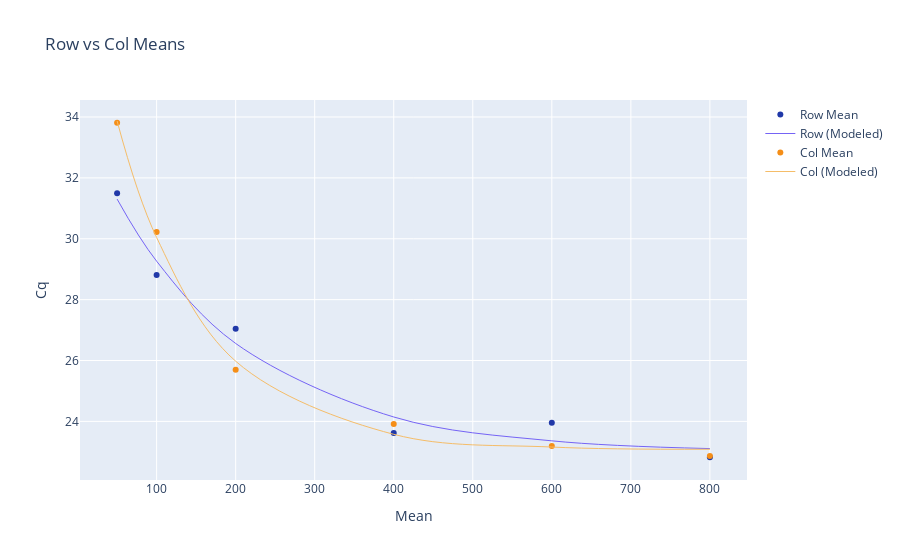

Source (notebook cell):
### Code cell
# solve for one phase decay with scipy
# f_r_conc = [100, 200, 400, 600, 800] # F-R primer concentrations
# cq_actual = [37.32, 25.21, 21.27, 20.225, 18.81] # Cq values
row_conc = row_mean['R_primer'].tolist() # both F_primer and R_primer are the same
row_cq_mean = row_mean['Ct'].tolist()
col_conc = col_mean['F_primer'].tolist() # both F_primer and R_primer are the same
col_cq_mean = col_mean['Ct'].tolist()

# initialGuesses = [y0, Plateau, K] 
# Y0 is the Y value when X (Conc) is zero. It is expressed in the same units as Y,
# Plateau is the Y value at infinite conc, expressed in the same units as Y.
# K is the rate constant, expressed in reciprocal of the X axis conc units. If X is in nM, then K is expressed in inverse nM.
# initialGuesses = [73.29, 19.8, 0.01120] # GraphPad values
initialGuesses = [100, 15, 0.01]


# def onePhaseDecay(X, y0, Plateau, K):
    # return (y0-Plateau)*np.exp(-K*X)+Plateau

# from scipy.optimize import curve_fit
ropt,rcov = curve_fit(onePhaseDecay, row_conc, row_cq_mean, initialGuesses)
copt,ccov = curve_fit(onePhaseDecay, col_conc, col_cq_mean, initialGuesses)
# print(popt)
# popt in the form: [y0, Plateau, K]
# print(pcov)

row_cq_pred = np.empty(len(row_conc)) #empty list to receive data
for i in range(len(row_conc)): #loop through concentrations to make cq prediction
    # cq_pred[i]=onePhaseDecay(f_r_conc[i], initialGuesses[0], initialGuesses[1], initialGuesses[2])
    row_cq_pred[i]=onePhaseDecay(row_conc[i], ropt[0], ropt[1], ropt[2])

col_cq_pred = np.empty(len(col_conc)) #empty list to receive data
for i in range(len(col_conc)): #loop through concentrations to make cq prediction
    # cq_pred[i]=onePhaseDecay(f_r_conc[i], initialGuesses[0], initialGuesses[1], initialGuesses[2])
    col_cq_pred[i]=onePhaseDecay(col_conc[i], copt[0], copt[1], copt[2])
    
# from sklearn.metrics import r2_score
row_R2score = r2_score(row_cq_pred, row_cq_mean)
col_R2score = r2_score(col_cq_pred, col_cq_mean)

# print (row_cq_pred)

figRowVsColMean = go.Figure()

figRowVsColMean.add_trace(
    go.Scatter(
        x=row_conc,
        y=row_cq_mean,
        name='Row Mean', 
        mode='markers',
        marker_color='#2038A8'
        # line=dict(color='rgb(255, 0, 0)', width=2),
        # line_shape = 'spline' # make smooth line
    ))
figRowVsColMean.add_trace(
    go.Scatter(
        x=row_conc,
        y=row_cq_pred,
        name='Row (Modeled)',
        mode='lines',
        line=dict(color='#7564F5', width=1),
        line_shape = 'spline' # make smooth line
    ))
figRowVsColMean.add_trace(
    go.Scatter(
        x=col_conc,
        y=col_cq_mean,
        name='Col Mean',
        mode='markers',
        marker_color='#F58E17'
    ))

figRowVsColMean.add_trace(
    go.Scatter(
        x=col_conc,
        y=col_cq_pred,
        name='Col (Modeled)',
        mode='lines',
        # marker_color='#F5BD69', 
        line=dict(color='#F5BD69', width=1),
        line_shape = 'spline' # make smooth line
    ))
figRowVsColMean.update_layout(title='Row vs Col Means',
xaxis_title='Mean',
yaxis_title='Cq')
figRowVsColMean.show()

### Figure 1 — Plotly figure (JSON) as saved in the notebook; plotly's stock layout.template omitted (floating-point values rounded to 4 significant figures)
{"data": [{"marker": {"color": "#2038A8"}, "mode": "markers", "name": "Row Mean", "type": "scatter", "x": [50, 100, 200, 400, 600, 800], "y": [31.49, 28.81, 27.05, 23.62, 23.96, 22.82]}, {"line": {"color": "#7564F5", "shape": "spline", "width": 1}, "mode": "lines", "name": "Row (Modeled)", "type": "scatter", "x": [50, 100, 200, 400, 600, 800], "y": [31.3, 29.26, 26.56, 24.14, 23.36, 23.11]}, {"marker": {"color": "#F58E17"}, "mode": "markers", "name": "Col Mean", "type": "scatter", "x": [50, 100, 200, 400, 600, 800], "y": [33.81, 30.22, 25.7, 23.91, 23.2, 22.86]}, {"line": {"color": "#F5BD69", "shape": "spline", "width": 1}, "mode": "lines", "name": "Col (Modeled)", "type": "scatter", "x": [50, 100, 200, 400, 600, 800], "y": [33.87, 30.04, 25.98, 23.58, 23.16, 23.08]}], "layout": {"title": {"text": "Row vs Col Means"}, "xaxis": {"title": {"text": "Mean"}}, "yaxis": {"title": {"text": "Cq"}}}}
